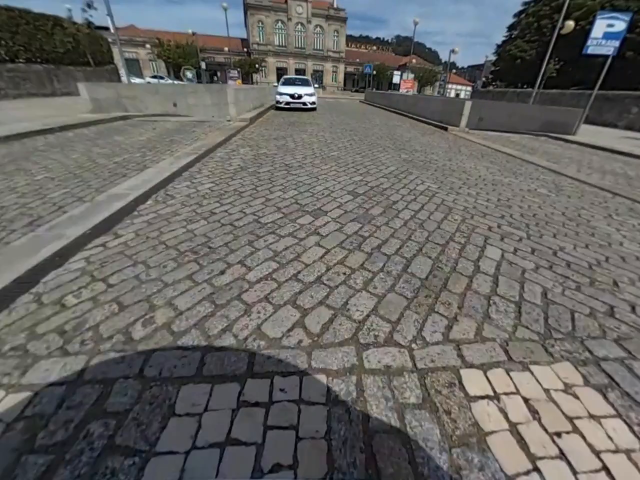
#> input picture frame 4 of test.mp4, 1280 x 960 px, given in place of back.mp4, which was not available (shown at 1/2 size)
$ python pseudo_trajetoria_do_tesla.py
#> lines starting #> are read from the running program, lines starting #| are printed output that depends on the picture; pictures that were not available may be replaced by others from this repository, and a replacement may not be noted
import cv2
import numpy as np
import matplotlib.pyplot as plt
from mpl_toolkits.mplot3d import Axes3D

def extract_features(frame):
    # Use ORB to detect and extract features
    orb = cv2.ORB_create()
    keypoints, descriptors = orb.detectAndCompute(frame, None)
    return keypoints, descriptors

def match_features(desc1, desc2):
    desc1 = np.float32(desc1)
    desc2 = np.float32(desc2)
    # Match features using FLANN matcher
    matcher = cv2.DescriptorMatcher_create(cv2.DescriptorMatcher_FLANNBASED)
    matches = matcher.match(desc1, desc2)
    return matches

def estimate_motion(match, kp1, kp2, camera_matrix):
    # Estimate motion from matched features
    points1 = np.float32([kp1[m.queryIdx].pt for m in match])
    points2 = np.float32([kp2[m.trainIdx].pt for m in match])

    # Calculate Essential Matrix
    E, _ = cv2.findEssentialMat(points1, points2, camera_matrix)

    # Decompose Essential Matrix into rotation and translation
    _, R, t, _ = cv2.recoverPose(E, points1, points2, camera_matrix)
    return R, t

# Initialize video source
cap = cv2.VideoCapture('tesla_videos/back.mp4')

# Assuming a simple camera model, change this with your camera parameters
focal_length1 = 519.4039
focal_length2 = 518.0534
center = (656.7379, 451.5029)
camera_matrix = np.array([[focal_length1, 0, center[0]], [0, focal_length2, center[1]], [0, 0, 1]], dtype=float)

# Read first frame
ret, prev_frame = cap.read()
#> prev_frame is the input picture: shape (960, 1280, 3); mean B, G, R 99.1, 101.8, 102.7
prev_keypoints, prev_descriptors = extract_features(prev_frame)
#> in extract_features, `keypoints, descriptors = orb.detectAndCompute(frame, None)`: keypoints = 500 keypoints; strongest (x, y, size): (599, 193, 64.3), (593, 191, 31), (600, 194, 77.1), (601, 192, 53.6)
#> prev_keypoints has the same summary as keypoints in extract_features

trajectory = np.zeros((3,))  # x, y, z trajectory
fig = plt.figure()
# ax = fig.add_subplot(111, projection='3d')
ax = fig.add_subplot(111)

i = 0
while True:
    i += 1
    ret, frame = cap.read()
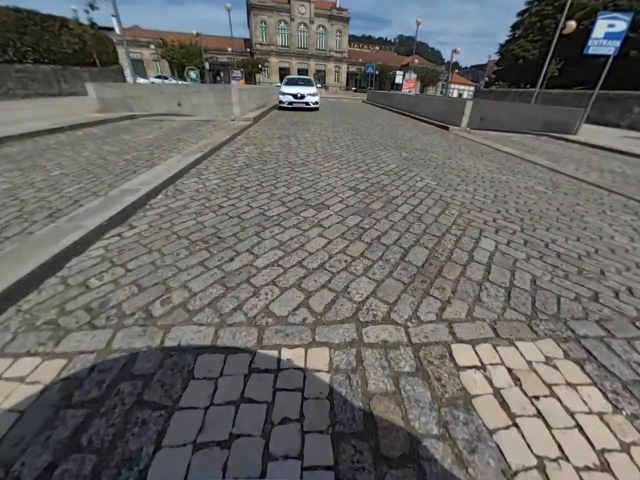
#> input picture frame 5 of test.mp4, 1280 x 960 px, given in place of back.mp4, which was not available (shown at 1/2 size)
#> frame is the input picture: shape (960, 1280, 3); mean B, G, R 99.9, 102.8, 103.8
    if not ret:
        break

    keypoints, descriptors = extract_features(frame)
#> in extract_features (call 2), `keypoints, descriptors = orb.detectAndCompute(frame, None)`: keypoints = 500 keypoints; strongest (x, y, size): (605, 193, 64.3), (607, 192, 53.6), (618, 210, 37.2), (610, 199, 77.1)
    matches = match_features(prev_descriptors, descriptors)
#> in match_features, `matches = matcher.match(desc1, desc2)`: matches = 500 matches
#> matches = 500 matches
    R, t = estimate_motion(matches, prev_keypoints, keypoints, camera_matrix)
#> in estimate_motion, `points1 = np.float32([kp1[m.queryIdx].pt for m in match])`: points1 = 500 pairs, first value 216 to 1219.2, second value 43 to 873.4
#> in estimate_motion, `points2 = np.float32([kp2[m.trainIdx].pt for m in match])`: points2 = 500 pairs, first value 224.6 to 1220, second value 44 to 857
#> in estimate_motion, `E, _ = cv2.findEssentialMat(points1, points2, camera_matrix)`: E = [[0.000846, -0.613, -0.352], [0.613, -0.00165, -0.0181], [0.353, 0.0215, 0.00249]]
#> in estimate_motion, `_, R, t, _ = cv2.recoverPose(E, points1, points2, camera_matrix)`: R = [[1, -0.00269, 0.00708], [0.00269, 1, -7.05e-05], [-0.00708, 8.96e-05, 1]]; t = [0.0318, -0.499, 0.866]
#> t = [0.0318, -0.499, 0.866]

    # Update trajectory (simple approximation)
    trajectory += t.ravel()
#> trajectory = [0.0318, -0.499, 0.866]

    # Plotting
    # ax.scatter(trajectory[0], trajectory[1], trajectory[2])
    if i % 10 == 0:
        ax.scatter(-trajectory[0], trajectory[1])
        plt.pause(0.05)

    prev_frame = frame
    prev_keypoints = keypoints
#> prev_keypoints has the same summary as keypoints in extract_features
    prev_descriptors = descriptors

cap.release()
cv2.destroyAllWindows()
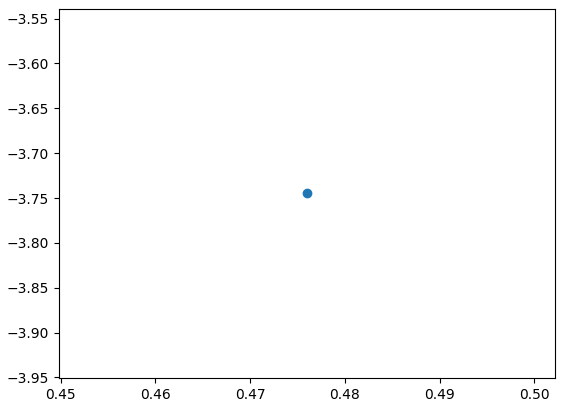
#> figure drawn by matplotlib, 1 panel

$ run again, starting later in the video
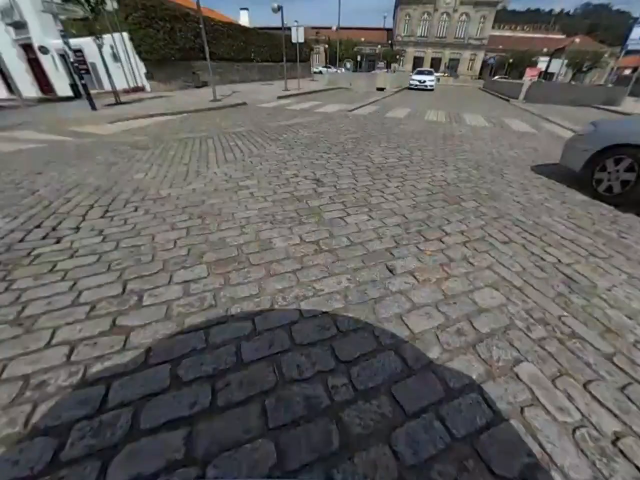
#> input picture frame 18 of test.mp4, 1280 x 960 px, given in place of back.mp4, which was not available (shown at 1/2 size)
#> prev_frame is the input picture: shape (960, 1280, 3); mean B, G, R 94.5, 96.5, 97.7
#> in extract_features, `keypoints, descriptors = orb.detectAndCompute(frame, None)`: keypoints = 500 keypoints; strongest (x, y, size): (850, 163, 44.6), (851, 162, 37.2), (851, 163, 31), (844, 162, 37.2)
#> `prev_keypoints, prev_descriptors = extract_features(prev_frame)`: prev_keypoints has the same summary as keypoints in extract_features
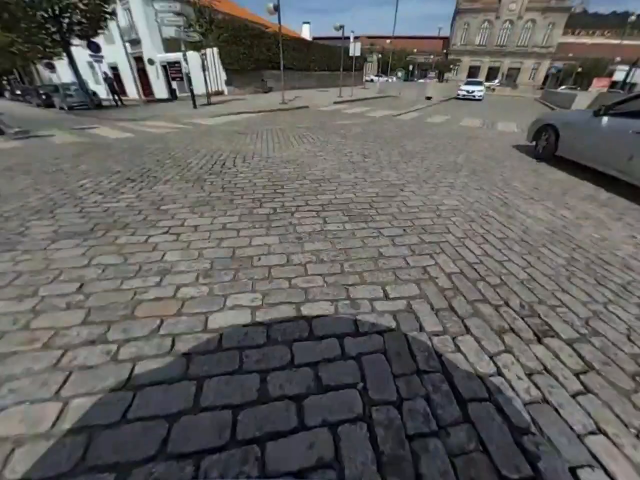
#> input picture frame 19 of test.mp4, 1280 x 960 px, given in place of back.mp4, which was not available (shown at 1/2 size)
#> frame is the input picture: shape (960, 1280, 3); mean B, G, R 95.4, 97.3, 98.4
#> in extract_features (call 2), `keypoints, descriptors = orb.detectAndCompute(frame, None)`: keypoints = 500 keypoints; strongest (x, y, size): (940, 183, 31), (953, 195, 31), (39, 185, 31), (941, 182, 37.2)
#> in match_features, `matches = matcher.match(desc1, desc2)`: matches = 500 matches
#> points1 = 500 pairs, first value 77.76 to 1134, second value 36 to 191
#> points2 = 500 pairs, first value 33 to 1215, second value 31 to 285.1
#> E = [[-0.00902, -0.608, -0.344], [0.623, -0.0563, -0.0232], [0.334, 0.0798, 0.0498]]
#> in estimate_motion, `_, R, t, _ = cv2.recoverPose(E, points1, points2, camera_matrix)`: R = [[0.985, -0.0945, 0.141], [0.091, 0.995, 0.0311], [-0.143, -0.0178, 0.99]]; t = [0.157, -0.464, 0.872]
#> `prev_keypoints = keypoints`: prev_keypoints has the same summary as keypoints in extract_features
#> `cv2.destroyAllWindows()`:
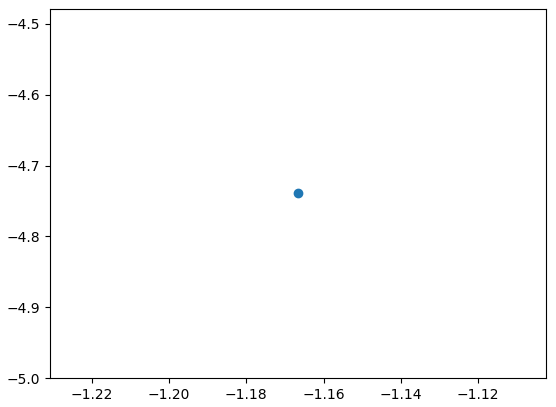
#> figure drawn by matplotlib, 1 panel

$ run again, starting later in the video
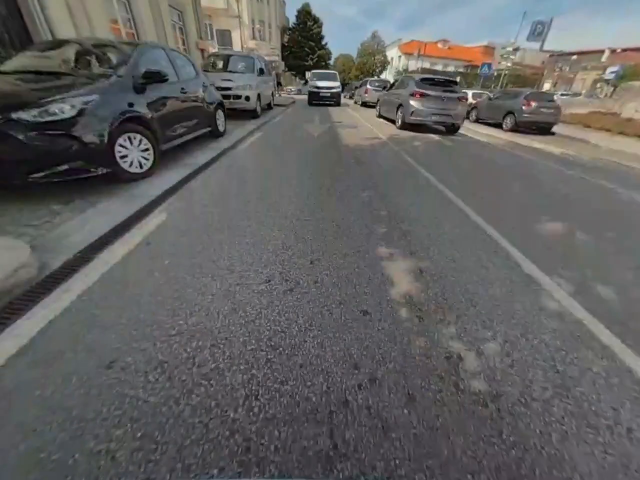
#> input picture frame 32 of test.mp4, 1280 x 960 px, given in place of back.mp4, which was not available (shown at 1/2 size)
#> prev_frame is the input picture: shape (960, 1280, 3); mean B, G, R 97, 97.2, 97.6
#> in extract_features, `keypoints, descriptors = orb.detectAndCompute(frame, None)`: keypoints = 500 keypoints; strongest (x, y, size): (782, 164, 37.2), (783, 164, 44.6), (782, 165, 31), (783, 162, 53.6)
#> `prev_keypoints, prev_descriptors = extract_features(prev_frame)`: prev_keypoints has the same summary as keypoints in extract_features
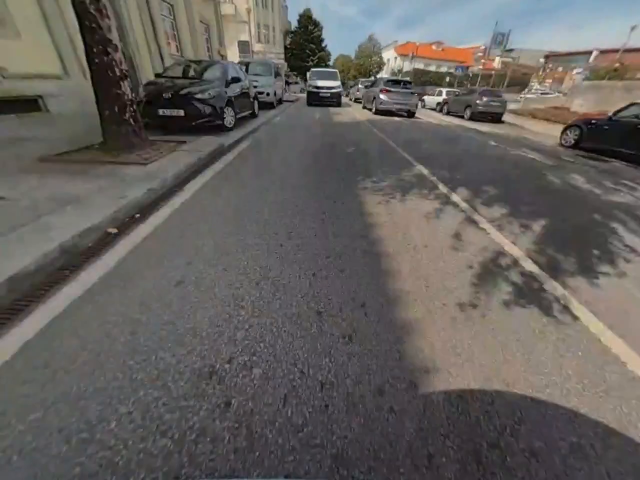
#> input picture frame 33 of test.mp4, 1280 x 960 px, given in place of back.mp4, which was not available (shown at 1/2 size)
#> frame is the input picture: shape (960, 1280, 3); mean B, G, R 93, 96.2, 99.8
#> in extract_features (call 2), `keypoints, descriptors = orb.detectAndCompute(frame, None)`: keypoints = 500 keypoints; strongest (x, y, size): (847, 194, 44.6), (846, 196, 37.2), (848, 195, 64.3), (719, 172, 31)
#> in match_features, `matches = matcher.match(desc1, desc2)`: matches = 500 matches
#> points1 = 500 pairs, first value 237 to 1236, second value 31 to 336
#> points2 = 500 pairs, first value 233 to 1220, second value 39.6 to 462
#> E = [[0.00452, -0.632, -0.318], [0.629, 0.00427, -0.0157], [0.322, 0.0182, -2.24e-05]]
#> in estimate_motion, `_, R, t, _ = cv2.recoverPose(E, points1, points2, camera_matrix)`: R = [[1, 0.00699, 0.000326], [-0.00699, 1, -0.00801], [-0.000382, 0.00801, 1]]; t = [0.0225, -0.456, 0.89]
#> `prev_keypoints = keypoints`: prev_keypoints has the same summary as keypoints in extract_features
